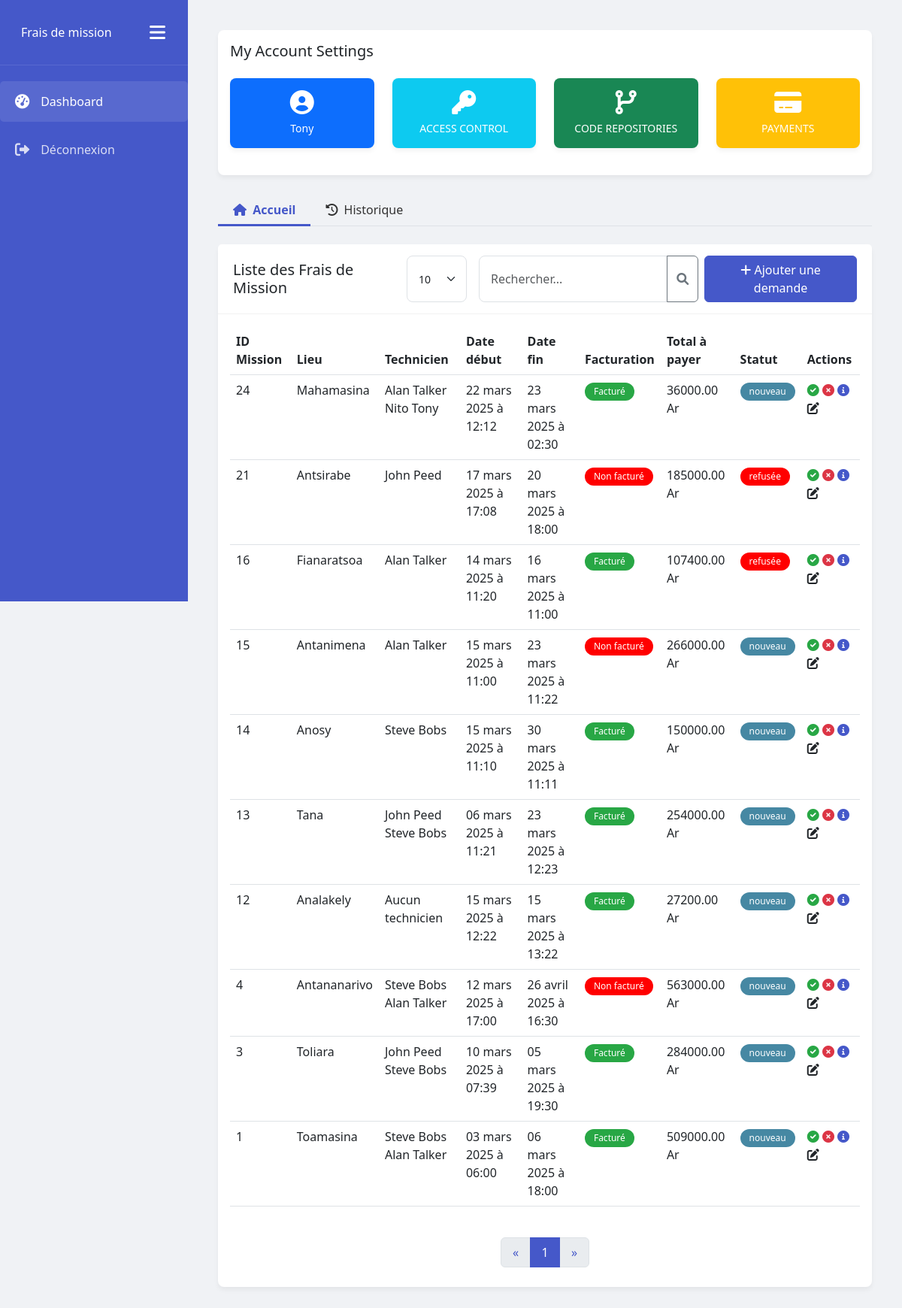
/ (signed in), run on the app's committed database.
### fdm_app/models.py (models this page shows, shortened)
class Mission(models.Model):
    techniciens = models.ManyToManyField(Technician, related_name="missions")
    mission_details = models.TextField(
        help_text='details de la mission',
        verbose_name='Mission Details'
    )
    start_date = models.DateField(
        help_text='date de debut de la mission',
        verbose_name='Start Date'
    )
    start_hour = models.TimeField(
        help_text='heure de debut de la mission',
        verbose_name='Start Hour'
    )
    end_date = models.DateField(
        help_text='date de fin de la mission',
        verbose_name='End Date'
    )
    end_hour = models.TimeField(
        help_text='heure de fin de la mission',
        verbose_name='End Hour'
    )
    location = models.CharField(
        max_length=50,
        help_text='lieu de la mission'
    )
    facturation = models.BooleanField(
        help_text='facturation de la mission, facturee ou non',
        verbose_name='Facturation'
    )
    STATUS_CHOICES = [
        ('NEW', 'New'),
        ('REFUSED', 'Refused'),
        ('VALIDATED', 'Validated'),
    ]
    status = models.CharField(
        max_length=10,
        choices=STATUS_CHOICES,
        default='NEW',
        verbose_name='Status',
        help_text='Statut de la mission'
    )
    refusal_reason = models.TextField(
        blank=True,
        null=True,
        verbose_name='Refusal Reason',
        help_text='Motif de refus de la mission'
    )

class Technician(models.Model):
    first_name = models.CharField(
        max_length=50,
        help_text='nom du technicien'
    )
    last_name = models.CharField(
        max_length=50,
        help_text='prenom du technicien'
    )

class Expense(models.Model):
    mission = models.ForeignKey(Mission, on_delete=models.CASCADE, related_name="depenses")
    hosting_days = models.IntegerField(
        help_text='nombre de jours de sejour',
        default=0.0,
    )
    overnight_rate = models.DecimalField(
        max_digits=10,
        decimal_places=2,
        default=0.00,
        help_text='tarif nuitée'
    )
    total_hosting = models.DecimalField(
        max_digits=10,
        decimal_places=2,
        help_text=' pris total de séjour',
        editable = False
    )
    meal_costs = models.DecimalField(
        max_digits=10,
        decimal_places=2,
        help_text='prix des repas',
    )
    total_meal_costs = models.DecimalField(
        max_digits=10,
        decimal_places=2,
        help_text='prix total des repas',
        editable = False,
        default=0.00,
    )
    transport = models.CharField(
        max_length=100,
        help_text='transport',
    )
    shipping_costs = models.DecimalField(
        max_digits=10,
        decimal_places=2,
        help_text='frais de transport',
    )
    various_expenses_details = models.CharField(
        max_length=100,
        help_text='divers frais',
    )
    various_expenses_price = models.DecimalField(
        max_digits=10,
        decimal_places=2,
        help_text='prix des divers frais',
    )
    total_expenses = models.DecimalField(
        max_digits=10,
        decimal_places=2,
        help_text='prix total des frais',
        editable = False,
        default=0.00,
    )

### fdm_app/views.py (the view, shortened to what this page needs)
# urls.py: path('', MissionListView.as_view(), name='missions'),
class MissionListView(View):
    def get(self, request, *args, **kwargs):
        all_missions = Mission.objects.exclude(status='VALIDATED').order_by('-id')
        search_query = request.GET.get('search', '')
        if search_query:
            all_missions = MissionSearchUtils.filter_missions(all_missions, search_query)
        missions = PaginationUtils.paginate_queryset(all_missions, request)
        technicians = Technician.objects.all()
        context = {
            'missions': missions,
            'technicians': technicians,
            'active_tab': 'missions'  # Pour le style lorsqu'on clique sur historique ou accueil
        }
        return render(request, 'index.html', context)

### fdm_app/views.py (called while the page is built)
    @staticmethod
    def paginate_queryset(queryset, request, per_page_default=10):
        per_page = request.GET.get('per_page', per_page_default)
        try:
            per_page = int(per_page)
        except (ValueError, TypeError):
            per_page = per_page_default
        paginator = Paginator(queryset, per_page)
        page = request.GET.get('page', 1)
        try:
            paginated_queryset = paginator.page(page)
        except PageNotAnInteger:
            paginated_queryset = paginator.page(1)
        except EmptyPage:
            paginated_queryset = paginator.page(paginator.num_pages)
        return paginated_queryset

### fdm_app/templates/index.html (shortened to what this page needs)
 {% extends 'base.html' %}
 {% block content %}
<body>
  <div class="main-content">
   {% include 'account.html' %}
    <ul class="nav nav-tabs mb-4">
      <li class="nav-item">
        <a class="nav-link {% if active_tab == 'missions' %}active{% endif %}" href="{% url 'missions' %}">
          <i class="fas fa-home me-1"></i> Accueil
        </a>
      </li>
      <li class="nav-item">
        <a class="nav-link {% if active_tab == 'history' %}active{% endif %}" href="{% url 'history' %}">
          <i class="fas fa-history me-1"></i> Historique
        </a>
      </li>
    </ul>
    <div class="card mb-4">
      <div class="card-header d-flex justify-content-between align-items-center">
        <h5 class="mb-0">Liste des Frais de Mission</h5>
        <div class="d-flex">
          {% include 'search_bar.html' %}
          <button class="btn btn-primary" data-bs-toggle="modal" data-bs-target="#addMissionModal">
            <i class="fas fa-plus"></i> Ajouter une demande
          </button>
        </div>
      </div>
      <div class="card-body fade-in">
        <div class="table-responsive">
          <table class="table table-hover">
            <thead>
              <tr>
                <th>ID Mission</th>
                <th>Lieu</th>
                <th>Technicien</th>
                <th>Date début</th>
                <th>Date fin</th>
                <th>Facturation</th>
                <th>Total à payer</th>
                <th>Statut</th>
                <th>Actions</th>
              </tr>
            </thead>
            <tbody>
              {% for mission in missions %}
              <tr>
                <td> {{ mission.id }} </td>
                <td>{{ mission.location }}</td>
                <td>
                  {% for technicien in mission.techniciens.all %}
                    {{ technicien.first_name }} {{ technicien.last_name }}<br>
                  {% empty %}
                    Aucun technicien
                  {% endfor %}
                </td>
                <td>{{ mission.start_date|date:"d F Y" }} à {{ mission.start_hour|time:"H:i" }} </td>
                <td>{{ mission.end_date|date:"d F Y" }} à {{ mission.end_hour|time:"H:i" }}</td>
                {% if mission.facturation %}
                <td><span class="badge badge-billed" style="background-color:#28a745;">Facturé</span></td>
                {% else %}
                <td><span class="badge badge-not-billed" style="background-color:red;">Non facturé</span></td>
                {% endif %}
                {% for expense in mission.depenses.all %}
                <td> {{ expense.total_expenses }} Ar </td>
                {% endfor %}
                <td>
                  {% if mission.status == "NEW" %}
                    <span class="badge badge-new" style="background-color:#4688A3">nouveau</span>
                  {% elif mission.status == "REFUSED" %}
                    <span class="badge badge-refused" style="background-color: red;">refusée</span>
                  {% elif mission.status == "VALIDATED" %}
                    <span class="badge badge-validated" style="background-color: green;">validée</span>
                  {% endif %}
                </td>
                <td class="action-icons">
                  <i class="fas fa-check-circle validate"
                    data-bs-toggle="modal"
                    data-bs-target="#validateModal"
                    data-mission-id="{{ mission.id }}"
                    title = "Valider" >
                  </i>
                  <i class="fas fa-times-circle refuse"
                     data-bs-toggle="modal"
                     data-bs-target="#refuseModal"
                     data-mission-id = "{{ mission.id }}"
                     title = "Refuser">
                  </i>
                  <i class="fas fa-info-circle details"
                  data-bs-toggle="modal"
                  data-bs-target="#detailModal{{ mission.id }}"
                  title="Détails">
                   </i>
                   <i class="fas fa-edit edit"
                     data-bs-toggle="modal"
                     data-bs-target="#editMissionModal{{ mission.id }}"
                     title="Modifier">
                  </i>
                </td>
              {% endfor %}
            </tbody>
          </table>
        </div>
        <div class="pagination-container">
          <nav aria-label="Page navigation">
            <ul class="pagination">
              {% if missions.has_previous %}
                <li class="page-item">
                  <a class="page-link" href="?page={{ missions.previous_page_number }}" aria-label="Previous">
                    <span aria-hidden="true">&laquo;</span>
                  </a>
                </li>
              {% else %}
                <li class="page-item disabled">
                  <a class="page-link" href="#" aria-label="Previous">
                    <span aria-hidden="true">&laquo;</span>
                  </a>
                </li>
              {% endif %}
              {% for num in missions.paginator.page_range %}
                {% if missions.number == num %}
                  <li class="page-item active">
                    <a class="page-link" href="?page={{ num }}{% if request.GET.search %}&search={{ request.GET.search }}{% endif %} ">
                      {{ num }}
                    </a>
                  </li>
                {% elif num > missions.number|add:'-3' and num < missions.number|add:'3' %}
                  <li class="page-item"><a class="page-link" href="?page={{ num }}{% if request.GET.search %}&search={{ request.GET.search }}{% endif %}">{{ num }}</a></li>
                {% endif %}
              {% endfor %}
              {% if missions.has_next %}
                <li class="page-item">
                  <a class="page-link" href="?page={{ missions.next_page_number }}{% if request.GET.search %}&search={{ request.GET.search }}{% endif %}" aria-label="Next">
                    <span aria-hidden="true">&raquo;</span>
                  </a>
                </li>
              {% else %}
                <li class="page-item disabled">
                  <a class="page-link" href="#" aria-label="Next">
                    <span aria-hidden="true">&raquo;</span>
                  </a>
                </li>
              {% endif %}
            </ul>
          </nav>
        </div>
</body>
</html>
{% endblock %}

### fdm_app/templates/account.html
<div class="card mb-4">
    <div class="card-body">
      <h5 class="card-title">My Account Settings</h5>
      <div class="row mt-4">
        <div class="col-md-3">
          <div class="card bg-primary text-white">
            <div class="card-body text-center">
              <i class="fas fa-user-circle mb-2 fa-2x"></i>
              <p class="mb-0 small">{{ user.username }}</p>
            </div>
          </div>
        </div>
        <div class="col-md-3">
          <div class="card bg-info text-white">
            <div class="card-body text-center">
              <i class="fas fa-key mb-2 fa-2x"></i>
              <p class="mb-0 small">ACCESS CONTROL</p>
            </div>
          </div>
        </div>
        <div class="col-md-3">
          <div class="card bg-success text-white">
            <div class="card-body text-center">
              <i class="fas fa-code-branch mb-2 fa-2x"></i>
              <p class="mb-0 small">CODE REPOSITORIES</p>
            </div>
          </div>
        </div>
        <div class="col-md-3">
          <div class="card bg-warning text-white">
            <div class="card-body text-center">
              <i class="fas fa-credit-card mb-2 fa-2x"></i>
              <p class="mb-0 small">PAYMENTS</p>
            </div>
          </div>
        </div>
      </div>
    </div>
  </div>

### fdm_app/static/css/style.css (style rules this page uses)
:root { --primary-color: #4558c9; --secondary-color: #e9ecef; --text-color: #333; --bg-light: #f8f9fa; --border-radius: 8px; }
body { font-family: 'Segoe UI', Tahoma, Geneva, Verdana, sans-serif; background-color: #f0f2f5; color: var(--text-color); }
.main-content { margin-left: 250px; padding: 20px; transition: all 0.3s; }
.card { border-radius: var(--border-radius); box-shadow: 0 4px 6px rgba(0,0,0,0.05); margin-bottom: 20px; border: none; }
.card-header { background-color: white; border-bottom: 1px solid rgba(0,0,0,0.05); font-weight: bold; padding: 15px 20px; display: flex; justify-content: space-between; align-items: center; }
.btn-primary { background-color: var(--primary-color); border-color: var(--primary-color); }
.table th { font-weight: 600; border-top: none; }
.badge { padding: 6px 12px; border-radius: 20px; font-weight: 500; }
.badge-refused { background-color: #dc3545; color: white; }
.badge-billed { background-color: #198754; color: white; }
.badge-not-billed { background-color: #fd7e14; color: white; }
.action-icons .validate { color: #28a745; }
.action-icons .refuse { color: #dc3545; }
.action-icons .details { color: var(--primary-color); }
.pagination-container { height: 60px; display: flex; align-items: center; justify-content: center; margin-top: 15px; }
.pagination { justify-content: center; margin: 0; }
.pagination .page-item .page-link { color: var(--primary-color); min-width: 40px; height: 40px; display: flex; align-items: center; justify-content: center; }
.pagination .page-item.active .page-link { background-color: var(--primary-color); border-color: var(--primary-color); color: white; }
.fade-in { animation: fadeIn 0.5s; }
.nav-tabs .nav-link { color: var(--text-color); border: none; padding: 10px 20px; border-radius: 0; position: relative; }
.nav-tabs .nav-link.active { color: var(--primary-color); background-color: transparent; font-weight: bold; }
.nav-tabs .nav-link.active::after { content: ''; position: absolute; bottom: 0; left: 0; width: 100%; height: 3px; background-color: var(--primary-color); }
.main-content { margin-left: var(--sidebar-width, 250px); padding: 20px; transition: all 0.3s; padding-left: 0 ; }

### data on the page
Mission: id "24", location "Mahamasina", start_date "22 mars 2025", start_hour "12:12", end_date "23 mars 2025", end_hour "02:30", facturation "Facturé", status "nouveau"
Technician: first_name "Alan", last_name "Talker"
Technician: first_name "Nito", last_name "Tony"
Expense: total_expenses "36000.00"
Mission: id "21", location "Antsirabe", start_date "17 mars 2025", start_hour "17:08", end_date "20 mars 2025", end_hour "18:00", facturation "Non facturé", status "refusée"
Technician: first_name "John", last_name "Peed"
Expense: total_expenses "185000.00"
Mission: id "16", location "Fianaratsoa", start_date "14 mars 2025", start_hour "11:20", end_date "16 mars 2025", end_hour "11:00", facturation "Facturé", status "refusée"
Expense: total_expenses "107400.00"
Mission: id "15", location "Antanimena", start_date "15 mars 2025", start_hour "11:00", end_date "23 mars 2025", end_hour "11:22", facturation "Non facturé", status "nouveau"
Expense: total_expenses "266000.00"
Mission: id "14", location "Anosy", start_date "15 mars 2025", start_hour "11:10", end_date "30 mars 2025", end_hour "11:11", facturation "Facturé", status "nouveau"
Technician: first_name "Steve", last_name "Bobs"
Expense: total_expenses "150000.00"
Mission: id "13", location "Tana", start_date "06 mars 2025", start_hour "11:21", end_date "23 mars 2025", end_hour "12:23", facturation "Facturé", status "nouveau"
Expense: total_expenses "254000.00"
Mission: id "12", location "Analakely", start_date "15 mars 2025", start_hour "12:22", end_date "15 mars 2025", end_hour "13:22", facturation "Facturé", status "nouveau"
Expense: total_expenses "27200.00"
Mission: id "4", location "Antananarivo", start_date "12 mars 2025", start_hour "17:00", end_date "26 avril 2025", end_hour "16:30", facturation "Non facturé", status "nouveau"
Expense: total_expenses "563000.00"
Mission: id "3", location "Toliara", start_date "10 mars 2025", start_hour "07:39", end_date "05 mars 2025", end_hour "19:30", facturation "Facturé", status "nouveau"
Expense: total_expenses "284000.00"
Mission: id "1", location "Toamasina", start_date "03 mars 2025", start_hour "06:00", end_date "06 mars 2025", end_hour "18:00", facturation "Facturé", status "nouveau"
Expense: total_expenses "509000.00"

### other printed values
{{ user.username }} "Tony"
{{ num }} "1"
